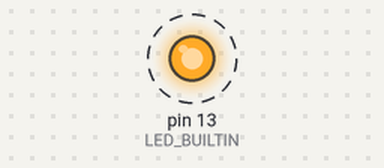
A sketch run on a simulated Arduino Uno, built with avr-gcc and run on an emulated ATmega328P. Shown: output pins drawn as LEDs (lit = HIGH). Dashed ring = blinking. What the sketch prints to the serial monitor is not drawn.

Above: at 0.2 s.
Timing chart, 0 to 5.8 s (numbered marks = the images above):
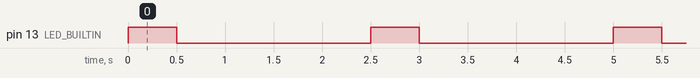

Measured:
- by itself, pin 13 (LED_BUILTIN): alternates HIGH for 0.50 s and LOW for 2.0 s

The sketch:

Blinkstm.ino
```cpp
/*
  Blink for STM32
*/

// the setup function runs once when you press reset or power the board
void setup() {
  // initialize digital pin LED_BUILTIN as an output.
  pinMode(LED_BUILTIN, OUTPUT);
  Serial.begin(115200);
}

// the loop function runs over and over again forever
void loop() {
  digitalWrite(LED_BUILTIN, HIGH);   // turn the LED on (HIGH is the voltage level)
  delay(500);                       // wait for a second
  digitalWrite(LED_BUILTIN, LOW);    // turn the LED off by making the voltage LOW
  delay(2000);                       // wait for a second
  Serial.println("whoa bessie!");
}
```
